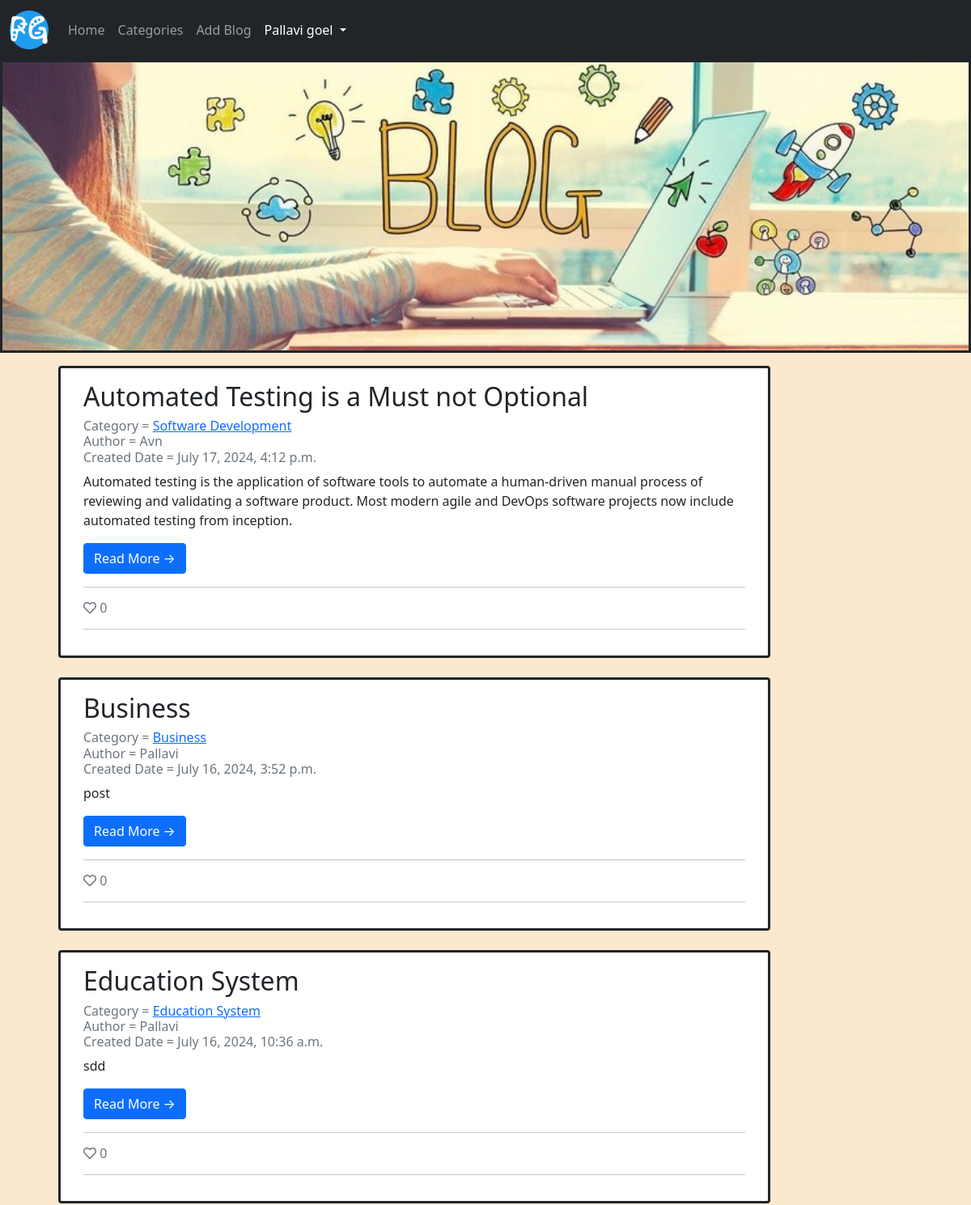
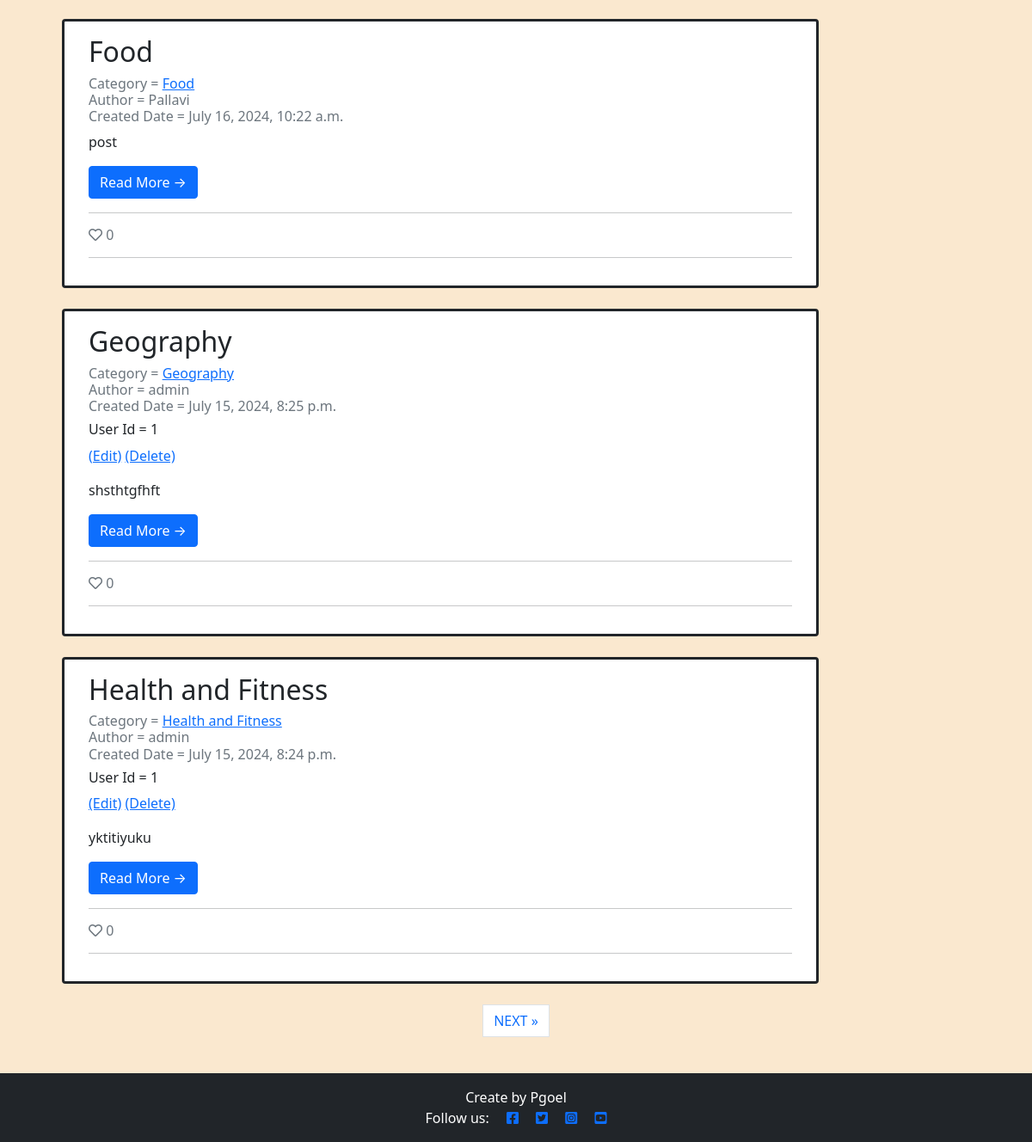
The app's page / (signed in) with its own data (2 pictures, top to bottom).
### blogapp/models.py (models this page shows, shortened)
class Post(models.Model):
    title = models.CharField(max_length=255, unique= False)
    slug = models.SlugField(max_length=200)
    author = models.ForeignKey(get_user_model(), on_delete=models.CASCADE, related_name="blog_posts")
    date_posted = models.DateTimeField(auto_now_add=True)
    category = models.CharField(max_length=255, default='coding')
    content = models.TextField()
    likes = models.ManyToManyField(User,related_name = 'blogpost_like', blank= True)
    update_date = models.DateTimeField(default=timezone.now)
    snippet = models.CharField(max_length=255)
    blog_image = models.ImageField(null=True, blank=True, upload_to="images/" )
    class Meta:
        ordering = ['-date_posted']
    def total_likes(self):
        return self.likes.count()

### blogapp/views.py (the view)
# urls.py: path('', HomeView.as_view(), name = "home"),
class HomeView(ListView):
    model = Post
    cat= Category.objects.all()
    template_name = 'homepage.html'
    ordering = ['-date_posted']
    paginate_by = 6
    def get_context_data(self, *args, **kwargs):
        cat_menu = Category.objects.all()
        context = super(HomeView,self).get_context_data(*args, **kwargs)
        context["cat_menu"] = cat_menu
        return context

### templates/homepage.html (shortened to what this page needs)
{% extends "base.html" %}
{% block content %}
<div class="container-fluid">
    <div class="row">
        <div class="col-md-10 mt-3 left">
            <div class="row">
                {% for post in post_list %}
                    <div class="card border-dark border border-3 mb-4">
                        <div class="card-body">
                            <h2 class="card-title">{{ post.title }} </h2>
                            <p class="card-text text-muted h6"> Category =
                                <a href="{% url 'category' post.category %}">{{ post.category }}  </a><br>
                                Author = {{ post.author }} <br> Created Date = {{ post.date_posted}}
                            <br>
                            </p>
                            {% if user.is_authenticated %}
                                {% if user.id == post.author.id %}
                                    <h6 class="card-title">User Id = {{post.author.id}}</h6>
                                    <p class="card-text">
                                        <a href="{% url 'update_post' post.pk %} ">(Edit)</a>
                                        <a href="{% url 'delete_post' post.pk %} ">(Delete)</a>
                                    </p>
                                {% endif %}
                            {% endif %}
                            <p class="card-text">{{post.snippet}}</p>
                            <a href="{% url 'post_detail' post.pk  %}" class="btn btn-primary"> Read More &rarr; </a>
                            <hr/>
                            <p class="card-text text-muted h6"><i class="far fa-heart"></i>
                                {{ post.total_likes }}
                            </p>
                            <hr/>
                        </div>
                    </div>
                {% if forloop.counter|divisibleby:3 %}
            </div>
            <div class="row">
                {% endif %}
            {% endfor %}
            </div>
        </div>
    </div>
    {% if is_paginated %}
    <nav aria-label="Page navigation">
        <ul class="pagination justify-content-center">
            {% if page_obj.has_next %}
            <li><a href="?page={{ page_obj.next_page_number }}" class="page-link"> NEXT &raquo;</a></li>
            {% endif %}
        </ul>
    </nav>
    {% endif %}
</div>
<br><br><br><br>
{% endblock %}

### templates/base.html (shortened to what this page needs)
{% load static %}
<!DOCTYPE html>
<html class="h-100">
<head>
      <link rel="stylesheet" href="https://cdnjs.cloudflare.com/ajax/libs/font-awesome/5.15.3/css/all.min.css">
      <link href="https://cdn.jsdelivr.net/npm/bootstrap@5.0.1/dist/css/bootstrap.min.css" rel="stylesheet"
>
      <link href="https://cdn.jsdelivr.net/npm/summernote@0.8.18/dist/summernote.min.css" rel="stylesheet">
      <link rel="stylesheet" href="{% static 'css/style.css' %}">
</head>
<body>
    <nav class="navbar navbar-expand-lg navbar-dark bg-dark">
      <div class="container-fluid">
        <a class="navbar-brand" href="{% url 'home' %}"><img src="{% static 'images/favicon.ico' %}"></a>
          <div class="collapse navbar-collapse" id="navbarText">
            <ul class="navbar-nav mr-auto">
              <a class="nav-link" aria-current="page" href="{% url 'home' %}">Home</a>
              <li class="nav-item">
                <a class="nav-link" href="{% url 'category' %}">Categories</a>
              </li>
              {% if user.is_authenticated %}
                <li class="nav-item">
                  <a class="nav-link" href="{% url 'add_post' %}">Add Blog</a>
                </li>
              {% endif %}
            </ul>
              {% if user.is_authenticated %}
                <ul class="navbar-nav ml-auto">
                  <li class="nav-item dropdown">
                    <a class="nav-link dropdown-toggle active" href="#" role="button" id="dropdownMenuLink" data-bs-toggle="dropdown" aria-expanded="false">
                       {{ user.first_name }} {{ user.last_name }}
                    </a>
                          <a class="dropdown-item" href="{% url 'logout' %}">Logout</a></li>
                      </div>
              {% endif %}
          </div>
    </nav>
    <div class="d-flex align-items-center justify-content-center border-dark border border-3">
        <img src="{% static 'images/blog1.jpg' %}" width="100%" height="50%" alt="blog image">
    </div>
    <div class="container">
          {% block content %}
          {% endblock %}
    </div>
    <footer class="footer mt-auto py-3 bg-dark">
        <p class="m-0 text-center text-white">Create by Pgoel</p>
          <p class="m-0 text-center text-white">Follow us:
              <a href="https://www.facebook.com/" class="facebook" target="_blank"> <i class="fab fa-facebook-square ms-3"></i></a>
              <a href="https://twitter.com/" class="twitter" target="_blank"><i class="fab fa-twitter-square ms-3"></i></a>
              <a href="https://www.instagram.com/" class="instagram" target="_blank"><i class="fab fa-instagram-square ms-3"></i></a>
              <a href="https://www.youtube.com/" class="youtube" target="_blank"><i class="fab fa-youtube-square ms-3"></i></a></p>
    </footer>
</body>
</html>

### static/css/style.css (style rules this page uses)
body { background-color: rgb(250, 232, 207); }
.footer { position: fixed; left: 0; bottom: 0; width: 100%; text-align: center; color: rgb(0, 0, 0); }
.container { display: grid; gap: 10px; width: 90vw; }

### records on screen
Post: title "Automated Testing is a Must not Optional", category "Software Development", author "Avn", date_posted "July 17, 2024, 4:12 p.m.", snippet "Automated testing is the application of software tools to automate a human-driven manual process of reviewing and validating a software product. Most modern agile and DevOps software projects now include automated testing from inception.", total_likes "0"
Post: title "Business", category "Business", author "Pallavi", date_posted "July 16, 2024, 3:52 p.m.", snippet "post", total_likes "0"
Post: title "Education System", category "Education System", author "Pallavi", date_posted "July 16, 2024, 10:36 a.m.", snippet "sdd", total_likes "0"
Post: title "Food", category "Food", author "Pallavi", date_posted "July 16, 2024, 10:22 a.m.", snippet "post", total_likes "0"
Post: title "Geography", category "Geography", author "admin", date_posted "July 15, 2024, 8:25 p.m.", author.id "1", snippet "shsthtgfhft", total_likes "0"
Post: title "Health and Fitness", category "Health and Fitness", author "admin", date_posted "July 15, 2024, 8:24 p.m.", author.id "1", snippet "yktitiyuku", total_likes "0"

### other values on screen
{{ user.first_name }} "Pallavi"
{{ user.last_name }} "goel"
